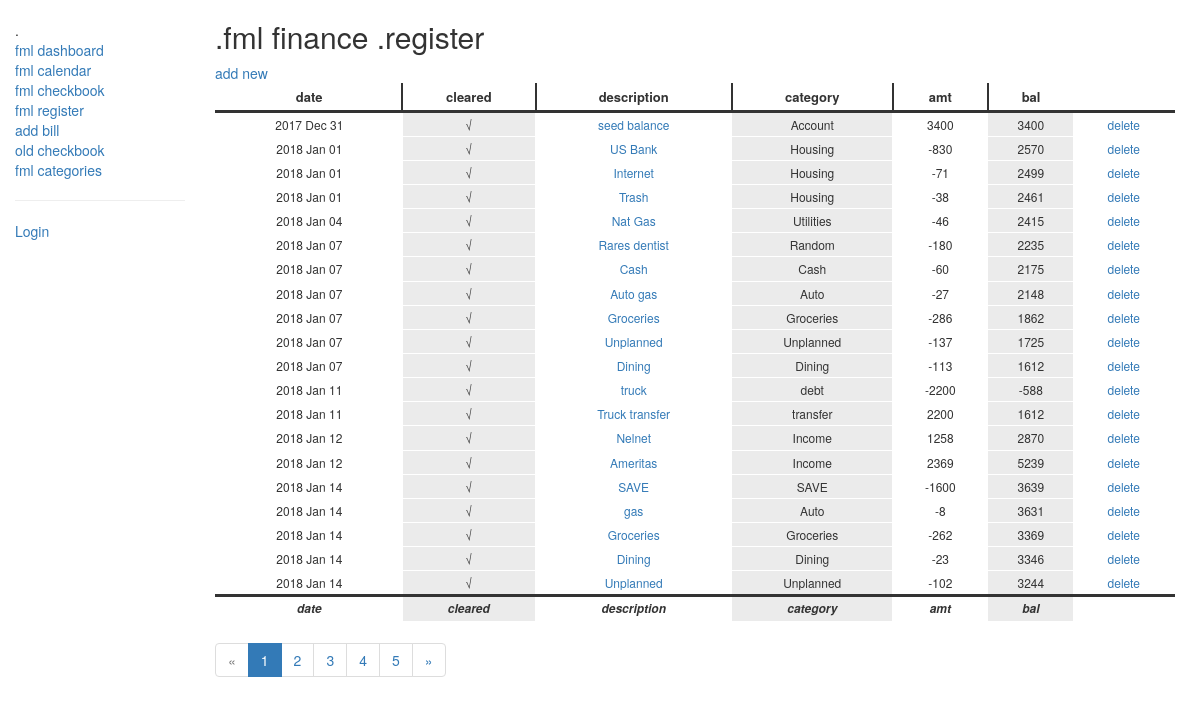
Screenshot of /checkbook/checkbookList with the database file from the repository.
### checkbook/models.py (models this page shows, shortened)
class Check(models.Model):
    check_type = (('CR', 'credit'),('DR', 'debit'),('SV', 'savings'),('DT', 'debt reduction'),)
    dater = models.DateField(help_text=' .the date of the transaction')
    type = models.CharField(max_length=2, choices=check_type, help_text=' .credit or debit')
    category = models.ForeignKey('Category', on_delete=models.SET_NULL, null=True)
    name = models.CharField(max_length=100, help_text=' .description')
    amount = models.IntegerField(default=0, help_text=' .amount')
    cleared = models.BooleanField(help_text=' .cleared with the bank?')
    created = models.DateTimeField(auto_now_add=True)
    class Meta:
        ordering = ["dater"]
    def get_absolute_url(self):
        return reverse('check-detail', kwargs={'pk': self.pk})

class Category(models.Model):
    name = models.CharField(max_length=100, help_text=' .category name')
    frequency = models.CharField(max_length=10, null=True, blank=True, help_text=' .M(monthly) or W(weekly)')
    budget = models.IntegerField(default=0, help_text=' .budgeted amount by frequency' )
    class Meta:
        ordering = ["name"]
    def __str__(self):
        return '{0}'.format(self.name)

### checkbook/views.py (the view)
# urls.py: path('checkbookList', views.checkbookList, name='checkbook'),
def checkbookList(request):
    check_list = Check.objects.all()
    page = request.GET.get('page', 1)
    balance = 0
    for chk in check_list:
        balance += chk.amount
        chk.balance = balance
        if chk.cleared:
            chk.cleared = '\u221A'
        else:
            chk.cleared = '-'
    paginator = Paginator(check_list, 20)
    try:
        checks = paginator.page(page)
    except PageNotAnInteger:
        checks = paginator.page(1)
    except EmptyPage:
        checks = paginator.page(paginator.num_pages)
    return render(request, 'checkbook/checkbook.html', {'checks': checks})

### checkbook/templates/checkbook/checkbook.html (shortened to what this page needs)
{% extends "base_generic.html" %}
{% block content %}
    <h2>.fml finance .register</h2>
    <a href="{% url 'check-add' %}">add new</a>
    {% if checks %}
    <table class="greyGridTable">
      <thead>
        <tr>
          <th>date</th>
          <th>cleared</th>
          <th>description</th>
          <th>category</th>
          <th>amt</th>
          <th>bal</th>
          <th></th>
        </tr>
      </thead>
      <tfoot>
        <tr>
          <td>date</td>
          <td>cleared</td>
          <td>description</td>
          <td>category</td>
          <td>amt</td>
          <td>bal</td>
          <td></td>
        </tr>
      </tfoot>
        {% for check in checks %}
        <tr>
          <td>{{ check.dater|date:'Y M d' }}</td>
          <td>{{check.cleared}}</td>
          <td><a href="{{ check.get_absolute_url }}"> {{ check.name }}</a></td>
          <td>{{check.category}}</td>
          <td>{{check.amount}}</td>
          <td>{{check.balance}}</td>
          <td><a href="{% url 'check-delete' check.id %}">delete</a></td>
        </tr>
        {% endfor %}
    </table>
    {% else %}
      <p>There are no checks in the checkbook.</p>
    {% endif %}
    {% if checks.has_other_pages %}
      <ul class="pagination">
        {% if checks.has_previous %}
          <li><a href="?page={{ checks.previous_page_number }}">&laquo;</a></li>
        {% else %}
          <li class="disabled"><span>&laquo;</span></li>
        {% endif %}
        {% for i in checks.paginator.page_range %}
          {% if checks.number == i %}
            <li class="active"><span>{{ i }} <span class="sr-only">(current)</span></span></li>
          {% else %}
            <li><a href="?page={{ i }}">{{ i }}</a></li>
          {% endif %}
        {% endfor %}
        {% if checks.has_next %}
          <li><a href="?page={{ checks.next_page_number }}">&raquo;</a></li>
        {% else %}
          <li class="disabled"><span>&raquo;</span></li>
        {% endif %}
      </ul>
    {% endif %}
{% endblock %}

### checkbook/static/css/styles.css (style rules this page uses)
table.greyGridTable { border: 2px solid #FFFFFF; width: 99%; text-align: center; border-collapse: collapse; empty-cells: show; }
table.greyGridTable td, table.greyGridTable th { border: 1px solid #FFFFFF; padding: 3px 4px; }
table.greyGridTable tbody td { font-size: 12px; }
table.greyGridTable td:nth-child(even) { background: #EBEBEB; }
table.greyGridTable thead { background: #FFFFFF; border-bottom: 3px solid #333333; }
table.greyGridTable thead th { font-size: 13px; font-weight: bold; color: #333333; text-align: center; border-left: 2px solid #333333; }
table.greyGridTable thead th:first-child { border-left: none; }
table.greyGridTable thead th:last-child { border-left: none; }
table.greyGridTable tfoot { font-size: 12px; font-weight: bold; color: #333333; border-top: 3px solid #333333; }
table.greyGridTable tfoot td { font-size: 12px; font-style: italic }

### rows the page displays
Check: dater "2017 Dec 31", cleared "√", name "seed balance", category "Account", amount "3400", balance "3400"
Check: dater "2018 Jan 01", cleared "√", name "US Bank", category "Housing", amount "-830", balance "2570"
Check: dater "2018 Jan 01", cleared "√", name "Internet", category "Housing", amount "-71", balance "2499"
Check: dater "2018 Jan 01", cleared "√", name "Trash", category "Housing", amount "-38", balance "2461"
Check: dater "2018 Jan 04", cleared "√", name "Nat Gas", category "Utilities", amount "-46", balance "2415"
Check: dater "2018 Jan 07", cleared "√", name "Rares dentist", category "Random", amount "-180", balance "2235"
Check: dater "2018 Jan 07", cleared "√", name "Cash", category "Cash", amount "-60", balance "2175"
Check: dater "2018 Jan 07", cleared "√", name "Auto gas", category "Auto", amount "-27", balance "2148"
Check: dater "2018 Jan 07", cleared "√", name "Groceries", category "Groceries", amount "-286", balance "1862"
Check: dater "2018 Jan 07", cleared "√", name "Unplanned", category "Unplanned", amount "-137", balance "1725"
Check: dater "2018 Jan 07", cleared "√", name "Dining", category "Dining", amount "-113", balance "1612"
Check: dater "2018 Jan 11", cleared "√", name "truck", category "debt", amount "-2200", balance "-588"
Check: dater "2018 Jan 11", cleared "√", name "Truck transfer", category "transfer", amount "2200", balance "1612"
Check: dater "2018 Jan 12", cleared "√", name "Nelnet", category "Income", amount "1258", balance "2870"
Check: dater "2018 Jan 12", cleared "√", name "Ameritas", category "Income", amount "2369", balance "5239"
Check: dater "2018 Jan 14", cleared "√", name "SAVE", category "SAVE", amount "-1600", balance "3639"
Check: dater "2018 Jan 14", cleared "√", name "gas", category "Auto", amount "-8", balance "3631"
Check: dater "2018 Jan 14", cleared "√", name "Groceries", category "Groceries", amount "-262", balance "3369"
Check: dater "2018 Jan 14", cleared "√", name "Dining", category "Dining", amount "-23", balance "3346"
Check: dater "2018 Jan 14", cleared "√", name "Unplanned", category "Unplanned", amount "-102", balance "3244"

### other values shown
{{ i }} "1"
{{ i }} "2" "3" "4" "5"
